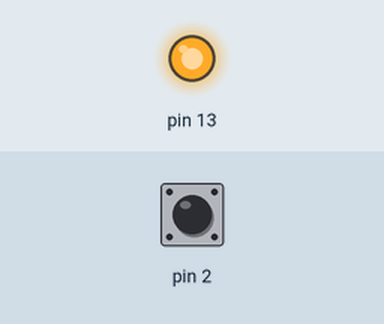
Recording of a sketch running on a simulated Arduino Uno, built with avr-gcc and run on an emulated ATmega328P. Shown: output pins drawn as LEDs (lit = HIGH). The inputs (shaded band) are chosen by the test bench; at power-on: pin 2 HIGH.

Above: at 1.2 s.
1.3 s: pin 2 pulled LOW for 0.15 s
At 1.37 s:
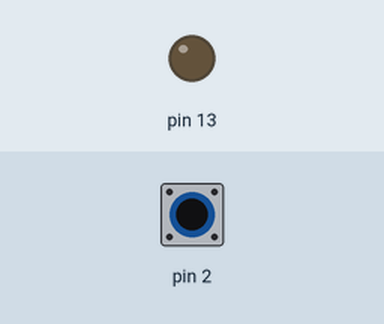
2.9 s: pin 2 pulled LOW for 3.2 s
At 7.5 s:
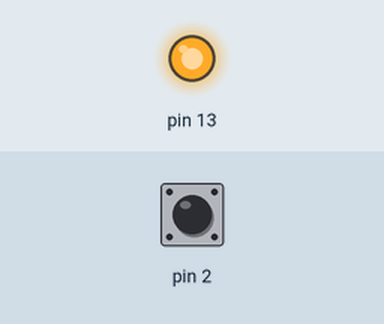
Timing chart, 0 to 9.0 s (numbered marks = the images above; inputs shaded):
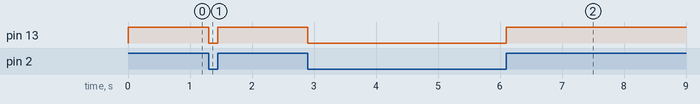

The sketch:

Training_class_3__led_blinking_.ino
```cpp
void setup() {
pinMode(2,INPUT_PULLUP);
// it goes about into an unknown state (sudo state)
// no idea about its default state(when the switch is off)

pinMode(13,OUTPUT);


}

void loop() {
 int val = digitalRead(2);
 if(val == 1)
 {
  digitalWrite(13, HIGH);
 }
 if(val == 0)
 {
  digitalWrite(13, LOW);
 }
}
```

Measured:
- after the input at 1.3 s, pin 13: HIGH → LOW at once, → HIGH 0.15 s later
- after the input at 2.9 s, pin 13: HIGH → LOW at once, → HIGH 3.2 s later
